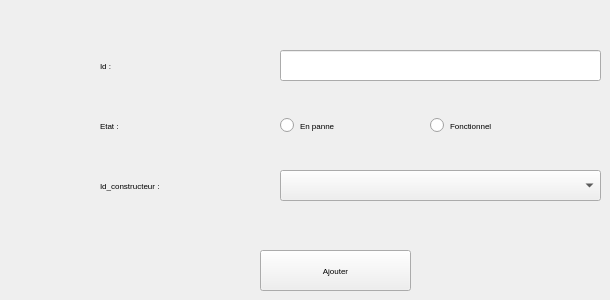
     <widget class="QWidget" name="tab_7">
      <attribute name="title">
       <string>Ajouter Avion</string>
      </attribute>
      <widget class="QLabel" name="label_36">
       <property name="geometry">
        <rect>
         <x>100</x>
         <y>50</y>
         <width>161</width>
         <height>31</height>
        </rect>
       </property>
       <property name="font">
        <font>
         <family>MS Shell Dlg 2</family>
         <pointsize>6</pointsize>
         <weight>9</weight>
         <italic>false</italic>
         <bold>false</bold>
        </font>
       </property>
       <property name="styleSheet">
        <string notr="true">background-image: url(:/new/prefix1/77222952_822021531550740_3147503835832909824_n.jpg);
background:none;</string>
       </property>
       <property name="text">
        <string>Id :</string>
       </property>
      </widget>
      <widget class="QLineEdit" name="lineEdit_idavion">
       <property name="geometry">
        <rect>
         <x>280</x>
         <y>50</y>
         <width>321</width>
         <height>31</height>
        </rect>
       </property>
       <property name="styleSheet">
        <string notr="true">background:none;</string>
       </property>
      </widget>
      <widget class="QLabel" name="label_37">
       <property name="geometry">
        <rect>
         <x>100</x>
         <y>110</y>
         <width>181</width>
         <height>31</height>
        </rect>
       </property>
       <property name="font">
        <font>
         <family>MS Shell Dlg 2</family>
         <pointsize>6</pointsize>
         <weight>9</weight>
         <italic>false</italic>
         <bold>false</bold>
        </font>
       </property>
       <property name="styleSheet">
        <string notr="true">background:none;</string>
       </property>
       <property name="text">
        <string>Etat :</string>
       </property>
      </widget>
      <widget class="QLabel" name="label_38">
       <property name="geometry">
        <rect>
         <x>100</x>
         <y>170</y>
         <width>241</width>
         <height>31</height>
        </rect>
       </property>
       <property name="font">
        <font>
         <family>MS Shell Dlg 2</family>
         <pointsize>6</pointsize>
         <weight>9</weight>
         <italic>false</italic>
         <bold>false</bold>
        </font>
       </property>
       <property name="styleSheet">
        <string notr="true">background:none;</string>
       </property>
       <property name="text">
        <string>Id_constructeur :</string>
       </property>
      </widget>
      <widget class="QComboBox" name="id_constructeur">
       <property name="geometry">
        <rect>
         <x>280</x>
         <y>170</y>
         <width>321</width>
         <height>31</height>
        </rect>
       </property>
      </widget>
      <widget class="QPushButton" name="ajouter_av">
       <property name="geometry">
        <rect>
         <x>260</x>
         <y>250</y>
         <width>151</width>
         <height>41</height>
        </rect>
       </property>
       <property name="font">
        <font>
         <family>MS Shell Dlg 2</family>
         <pointsize>6</pointsize>
         <weight>9</weight>
         <italic>false</italic>
         <bold>false</bold>
        </font>
       </property>
       <property name="text">
        <string>Ajouter</string>
       </property>
      </widget>
      <widget class="QRadioButton" name="enpanne">
       <property name="geometry">
        <rect>
         <x>280</x>
         <y>110</y>
         <width>151</width>
         <height>31</height>
        </rect>
       </property>
       <property name="font">
        <font>
         <family>MS Shell Dlg 2</family>
         <pointsize>6</pointsize>
         <weight>9</weight>
         <italic>false</italic>
         <bold>false</bold>
        </font>
       </property>
       <property name="text">
        <string>En panne</string>
       </property>
      </widget>
      <widget class="QRadioButton" name="fonctionnel">
       <property name="geometry">
        <rect>
         <x>430</x>
         <y>110</y>
         <width>171</width>
         <height>31</height>
        </rect>
       </property>
       <property name="font">
        <font>
         <family>MS Shell Dlg 2</family>
         <pointsize>6</pointsize>
         <weight>9</weight>
         <italic>false</italic>
         <bold>false</bold>
        </font>
       </property>
       <property name="text">
        <string>Fonctionnel</string>
       </property>
      </widget>
     </widget>
